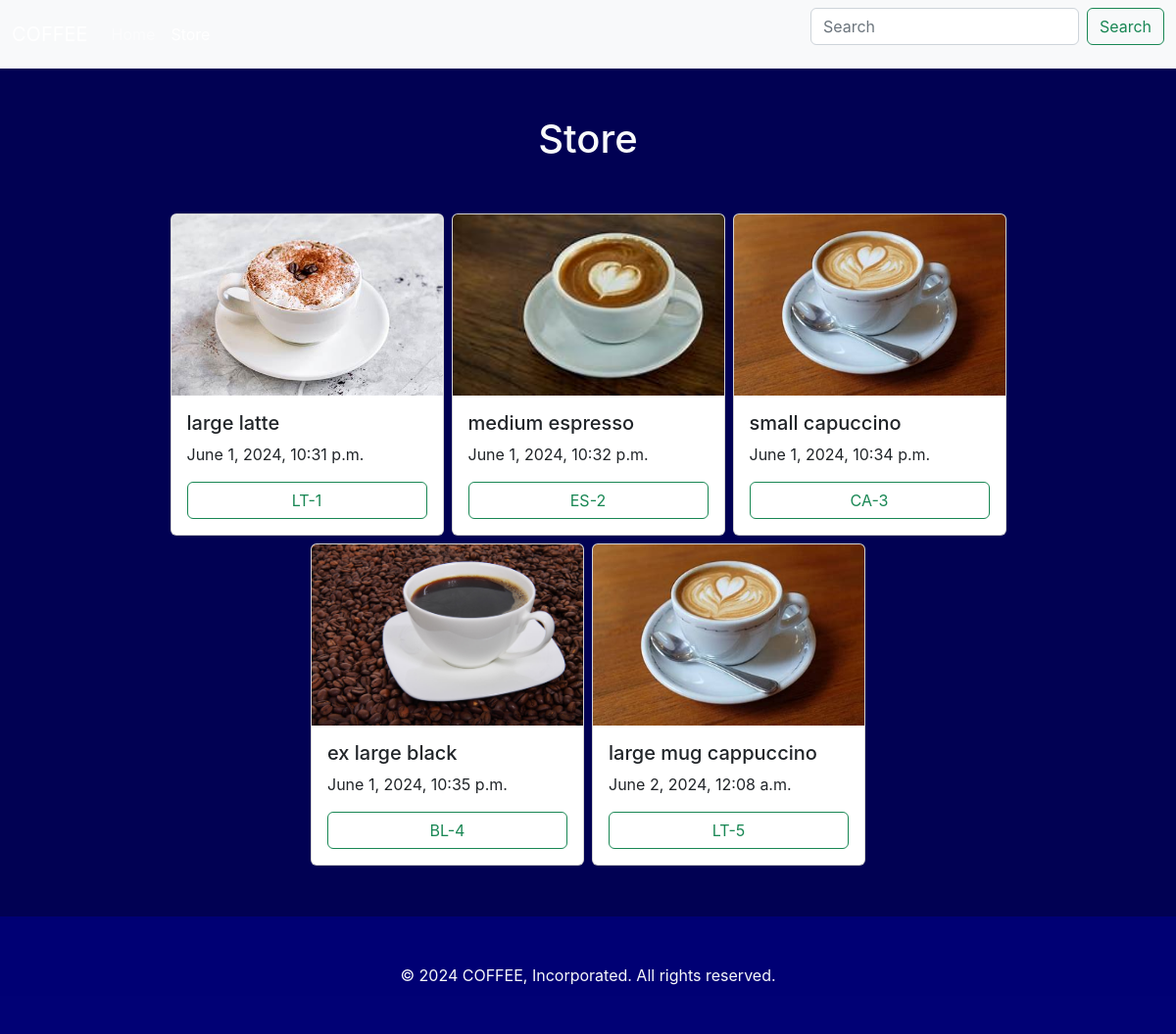
/store/, run on the app's committed database.
### coffeeapp/models.py (models this page shows, shortened)
class Coffee(models.Model):
    choose = [
        ('CA', 'cappuccino'),
        ('LT', 'latte'),
        ('ES', 'espresso'),
        ('BL', 'black'),
    ]
    name = models.CharField(max_length=100)
    image = models.ImageField(upload_to='coffeeapp/')
    added_at = models.DateTimeField(default=timezone.now)
    type = models.CharField(max_length=2,choices=choose)
    description = models.TextField(default='')

### coffeeapp/views.py (the view)
# urls.py: path('store/', views.store, name='store'),
def store(request):
    coffee = Coffee.objects.all()
    context = {'coffee':coffee}
    return render(request, 'coffeeapp/store.html', context)

### coffeeapp/templates/coffeeapp/store.html (shortened to what this page needs)
{% extends 'coffeeapp/base.html' %}
{% block content %}
<div class="container">
    <h1 class="text-center text-light m-5">Store</h1>
    <div class="d-flex flex-wrap justify-content-center">
        {% for coffee in coffee %}
        <div class="card col-3 m-1">
            <img src="{{coffee.image.url}}" class="card-img-top h-75" alt="...">
            <div class="card-body">
                <h5 class="card-title">{{coffee.name}}</h5>
                <p class="card-text">{{coffee.added_at}} <br></p>
                <a href="{% url 'product' coffee.id %}" >
                    <button class="btn btn-outline-success w-100">{{coffee.type}}-{{coffee.id}}</button>
                </a>
            </div>
        </div>
        {% endfor %}
    </div>
</div>
{% endblock%}

### data on the page
Coffee: image (picture), name "large latte", added_at "June 1, 2024, 10:31 p.m.", type "LT", id "1"
Coffee: image (picture), name "medium espresso", added_at "June 1, 2024, 10:32 p.m.", type "ES", id "2"
Coffee: image (picture), name "small capuccino", added_at "June 1, 2024, 10:34 p.m.", type "CA", id "3"
Coffee: image (picture), name "ex large black", added_at "June 1, 2024, 10:35 p.m.", type "BL", id "4"
Coffee: image (picture), name "large mug cappuccino", added_at "June 2, 2024, 12:08 a.m.", type "LT", id "5"
